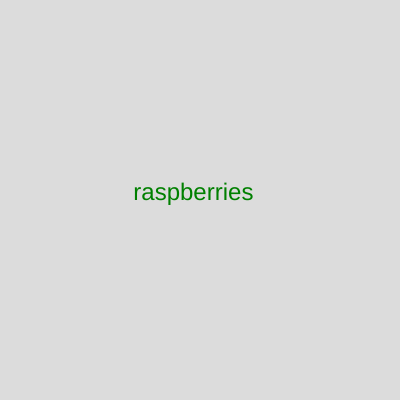
Frame 1 (no input)
Frame 60 (no input): identical to frame 1, image omitted
Frame 120 (the mouse pressed at the canvas centre since frame 60): identical to frame 1, image omitted

The p5.js sketch that drew this single still picture (run headless with seeded random() and noise() and a simulated clock; from frame 60 on, the mouse is pressed at the canvas centre):

// p5.js sketch
// ── sketch.js
var poetry = ["yogurt", "coffee", "chia seeds", "strawberries", "blueberries", "raspberries", "half & half"]; 

var index = 5; 

function setup() {
  createCanvas(400, 400);
}

function draw() {
  background(220);
  
  textSize(24); 
  fill('green'); 
  text(poetry[index], width/3, height/2); 
  
}

function keyPressed() {
   index = index +1; 
  
  if(index == poetry.length) {
    index = 0; 
  }
}





// ── style.css
html, body {
  margin: 0;
  padding: 0;
}

canvas {
  display: block;
}

body {
  background-color: darkgreen
}
